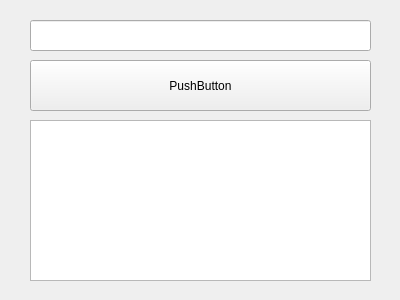
<?xml version="1.0" encoding="UTF-8"?>
<ui version="4.0">
 <class>Form</class>
 <widget class="QWidget" name="Form">
  <property name="geometry">
   <rect>
    <x>0</x>
    <y>0</y>
    <width>400</width>
    <height>300</height>
   </rect>
  </property>
  <property name="windowTitle">
   <string>Form</string>
  </property>
  <widget class="QLineEdit" name="input">
   <property name="geometry">
    <rect>
     <x>30</x>
     <y>20</y>
     <width>341</width>
     <height>31</height>
    </rect>
   </property>
  </widget>
  <widget class="QPushButton" name="button">
   <property name="geometry">
    <rect>
     <x>30</x>
     <y>60</y>
     <width>341</width>
     <height>51</height>
    </rect>
   </property>
   <property name="text">
    <string>PushButton</string>
   </property>
  </widget>
  <widget class="QTextEdit" name="output">
   <property name="geometry">
    <rect>
     <x>30</x>
     <y>120</y>
     <width>341</width>
     <height>161</height>
    </rect>
   </property>
  </widget>
 </widget>
 <resources/>
 <connections/>
</ui>
